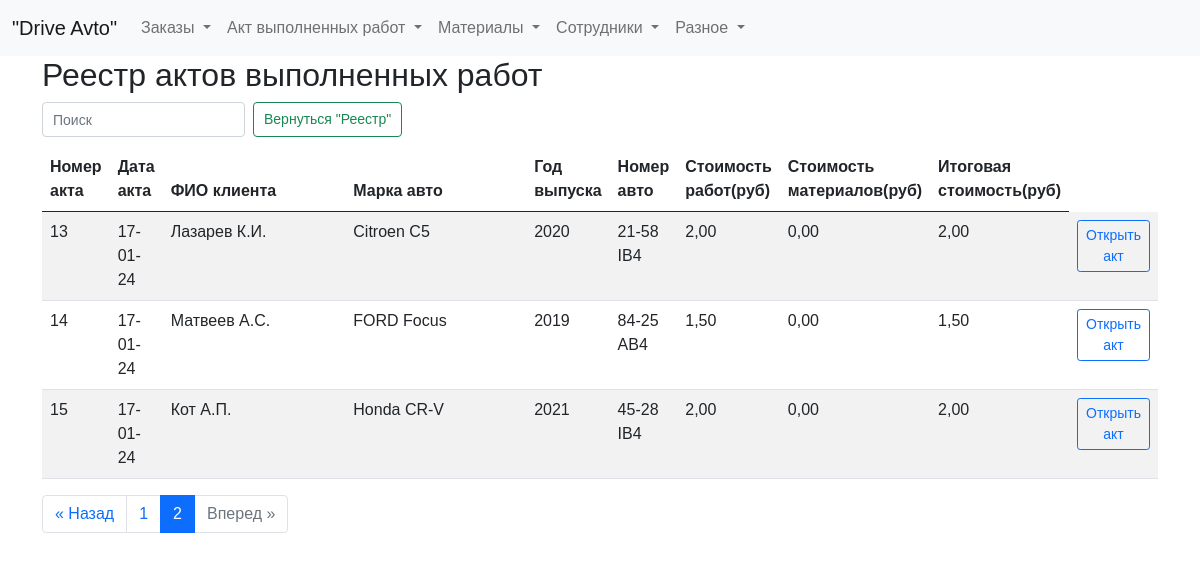
Page /list_act?page=2 on the earlier database version.
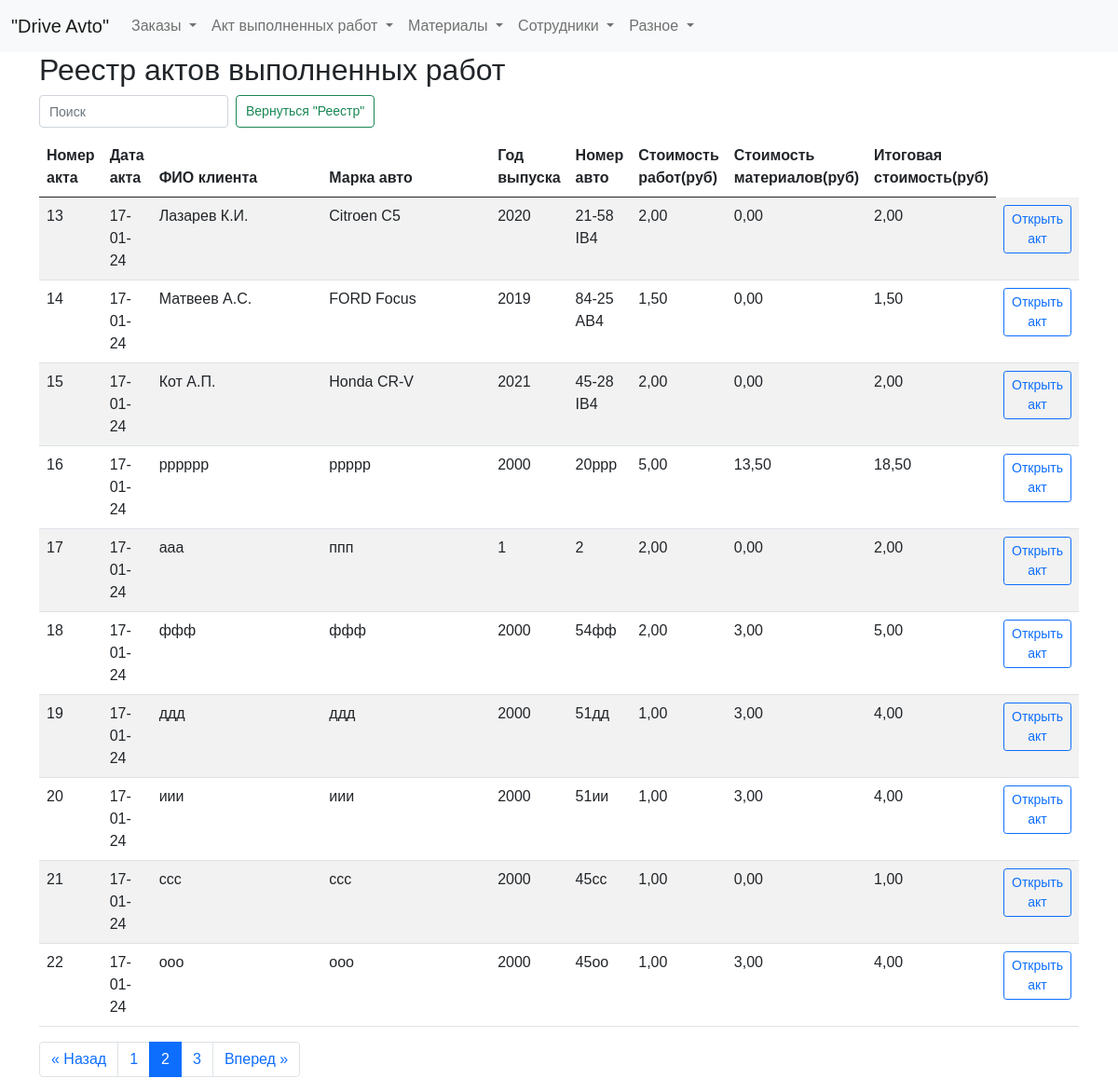
Same page on the later database version.
### tables this page shows
CREATE TABLE log (
id integer PRIMARY KEY AUTOINCREMENT,
date_order text NOT NULL,
name_customer text NOT NULL,
brand_car text NOT NULL,
year_car text NOT NULL,
number_car text NOT NULL,
text_order text NOT NULL,
id_act integer
);

### fcompany.py (the view)
@app.route("/list_act")
def showList_act():
    page = request.args.get('page', 1, type=int)
    per_page = 10  # Количество элементов на странице
    list_act_query = dbase.getList_act()  # Получаем все элементы реестра
    total_items = len(list_act_query)  # Получаем общее количество элементов
    total_pages = ceil(total_items / per_page)  # Вычисляем общее количество страниц
    start_index = (page - 1) * per_page
    end_index = start_index + per_page
    list_act = list_act_query[start_index:end_index]  # Получаем элементы текущей страницы
    pagination = {
        'page': page,
        'per_page': per_page,
        'total_pages': total_pages,
        'total_items': total_items
    }
    return render_template("list_act.html", title="Реестр", list_act=list_act, pagination=pagination)

### fcompany.py (called while the page is built)
def connect_db():  # общая функция для установления соединения с БД
    conn = sqlite3.connect(app.config['DATABASE'])
    conn.row_factory = sqlite3.Row  # записи будут представлены не в виде кортежей, а в виде словаря (для исп в шаблонах)
    return conn

def get_db():
    if not hasattr(g, 'link_db'):
        g.link_db = connect_db()
    return g.link_db

@app.before_request
def before_request():
    global dbase
    db = get_db()
    dbase = FDataBase(db)

### templates/list_act.html (shortened to what this page needs)
{% extends 'base.html' %}
{% block content %}
<h2>Реестр актов выполненных работ</h2>
<form class="d-flex" role="search" action="/" method="get">
  <input class="form-control me-2 narrow-search" type="search" id="searchInput" placeholder="Поиск" aria-label="Search">
  <button class="btn btn-outline-success narrow-button" type="button" id="resetButton">Вернуться "Реестр"</button>
</form>
<div class="table-responsive">
<table id="myTable" class="table table-striped max-width: 100%">
  <thead>
    <tr>
      <th scope="col" style="width: 50px;">Номер акта</th>
      <th scope="col">Дата акта</th>
      <th scope="col" style="width: 200px;">ФИО клиента</th>
      <th scope="col" style="width: 200px;">Марка авто</th>
      <th scope="col" style="width: 50px;">Год выпуска</th>
      <th scope="col">Номер авто</th>
      <th scope="col" style="width: 50px;">Стоимость работ(руб)</th>
      <th scope="col" style="width: 50px;">Стоимость материалов(руб)</th>
      <th scope="col" style="width: 50px;">Итоговая стоимость(руб)</th>
    </tr>
  </thead>
  <tbody>
    {% for row in list_act %}
    <tr>
        <td>{{ row.id_act }}</td>
        <td>{{ row.date_act }}</td>
        <td>{{ row.name_customer }}</td>
        <td>{{ row.brand_car }}</td>
        <td>{{ row.year_car }}</td>
        <td>{{ row.number_car }}</td>
        <td>{{ ( '%.2f' % (row.total_work / 100) ) | replace('.', ',') }}</td>
        <td>{{ ( '%.2f' % (row.total_materials / 100) ) | replace('.', ',') }}</td>
        <td>{{ ( '%.2f' % (row.total_price / 100) ) | replace('.', ',') }}</td>
        <td>
            <a href="/final_act/{{ row.id_act }}" class="btn btn-outline-primary btn-sm">Открыть акт</a>
        </td>
    </tr>
    {% endfor %}
  </tbody>
</table>
</div>
{% if pagination.total_items > pagination.per_page %}
<nav aria-label="Page navigation">
  <ul class="pagination justify-content-center">
    {% if pagination.page > 1 %}
      <li class="page-item"><a class="page-link" href="{{ url_for('showList_act', page=pagination.page-1) }}">&laquo; Назад</a></li>
    {% else %}
      <li class="page-item disabled"><span class="page-link">&laquo; Назад</span></li>
    {% endif %}
    {% for page_num in range(1, pagination.total_pages+1) %}
      {% if page_num == pagination.page %}
        <li class="page-item active"><span class="page-link">{{ page_num }}</span></li>
      {% else %}
        <li class="page-item"><a class="page-link" href="{{ url_for('showList_act', page=page_num) }}">{{ page_num }}</a></li>
      {% endif %}
    {% endfor %}
    {% if pagination.page < pagination.total_pages %}
      <li class="page-item"><a class="page-link" href="{{ url_for('showList_act', page=pagination.page+1) }}">Вперед &raquo;</a></li>
    {% else %}
      <li class="page-item disabled"><span class="page-link">Вперед &raquo;</span></li>
    {% endif %}
  </ul>
</nav>
{% endif %}
{% endblock %}

Differences in the rows shown:
added log: id_act "16", date_act "17-01-24", name_customer "рррррр", brand_car "ррррр", year_car "2000", number_car "20ррр", total_work "5,00", total_materials "13,50", total_price "18,50"
added log: id_act "17", date_act "17-01-24", name_customer "ааа", brand_car "ппп", year_car "1", number_car "2", total_work "2,00", total_materials "0,00", total_price "2,00"
added log: id_act "18", date_act "17-01-24", name_customer "ффф", brand_car "ффф", year_car "2000", number_car "54фф", total_work "2,00", total_materials "3,00", total_price "5,00"
added log: id_act "19", date_act "17-01-24", name_customer "ддд", brand_car "ддд", year_car "2000", number_car "51дд", total_work "1,00", total_materials "3,00", total_price "4,00"
added log: id_act "20", date_act "17-01-24", name_customer "иии", brand_car "иии", year_car "2000", number_car "51ии", total_work "1,00", total_materials "3,00", total_price "4,00"
added log: id_act "21", date_act "17-01-24", name_customer "ccc", brand_car "ccc", year_car "2000", number_car "45cc", total_work "1,00", total_materials "0,00", total_price "1,00"
added log: id_act "22", date_act "17-01-24", name_customer "ооо", brand_car "ооо", year_car "2000", number_car "45оо", total_work "1,00", total_materials "3,00", total_price "4,00"
Other differences:
new list line: "3"
